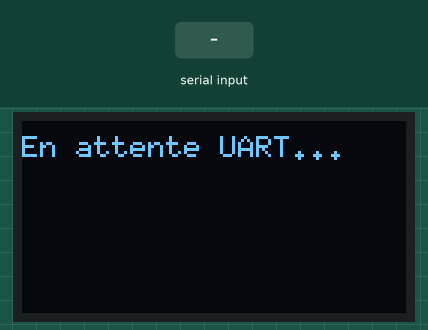
Recording of a sketch running on a simulated Arduino Uno, built with avr-gcc and run on an emulated ATmega328P. Shown: 128×64 one-colour display. Inputs (shaded band) come from the test bench.

Above: at 1.2 s.
1.3 s: "1\n" received over Serial
At 2.5 s:
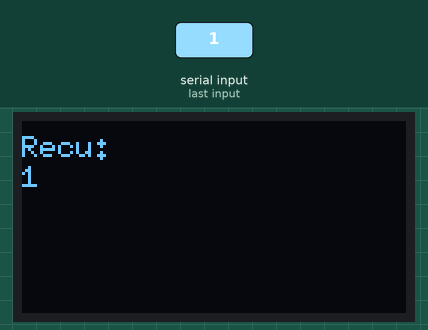
2.8 s: byte 10 ('\n') received over Serial
4.3 s: "0\n" received over Serial
At 4.7 s:
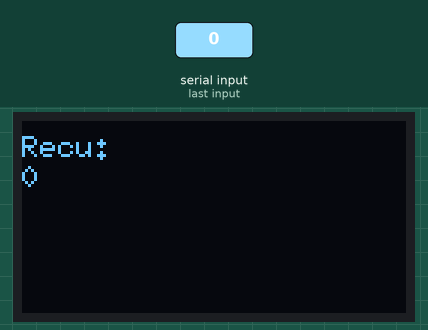
Timing chart, 0 to 7.3 s (numbered marks = the images above; inputs shaded):
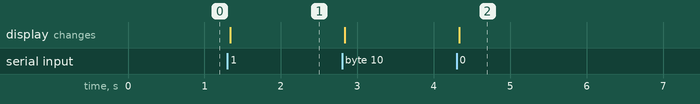

Measured:
- after the input at 1.3 s, the display: changes at once (image 1)
- after the input at 4.3 s, the display: changes at once (image 2)

The sketch:

NodeMCU_motor.ino
```cpp
#include <Wire.h>
#include <U8g2lib.h>

// OLED avec broches explicites : SDA=D6(GPIO12), SCL=D7(GPIO13)
U8G2_SSD1306_128X64_NONAME_F_HW_I2C u8g2(U8G2_R2, U8X8_PIN_NONE, 13, 12);

String input = "";
String dernierMessage = "";

void setup() {
  Serial.begin(9600);
  u8g2.begin();
  afficherTexte("En attente UART...");
}

void loop() {
  lireUART();
}

void lireUART() {
  while (Serial.available()) {
    char c = Serial.read();
    if (c == '\n') {
      input.trim();
      dernierMessage = input;
      afficherTexte("Recu:\n" + dernierMessage);
      input = "";
    } else {
      input += c;
    }
  }
}

void afficherTexte(String txt) {
  u8g2.clearBuffer();
  u8g2.setFont(u8g2_font_6x10_tf);
  int y = 12;
  while (txt.length() > 0) {
    int idx = txt.indexOf('\n');
    String ligne = (idx >= 0) ? txt.substring(0, idx) : txt;
    u8g2.drawStr(0, y, ligne.c_str());
    y += 10;
    if (idx >= 0) txt = txt.substring(idx + 1);
    else break;
  }
  u8g2.sendBuffer();
}
```
